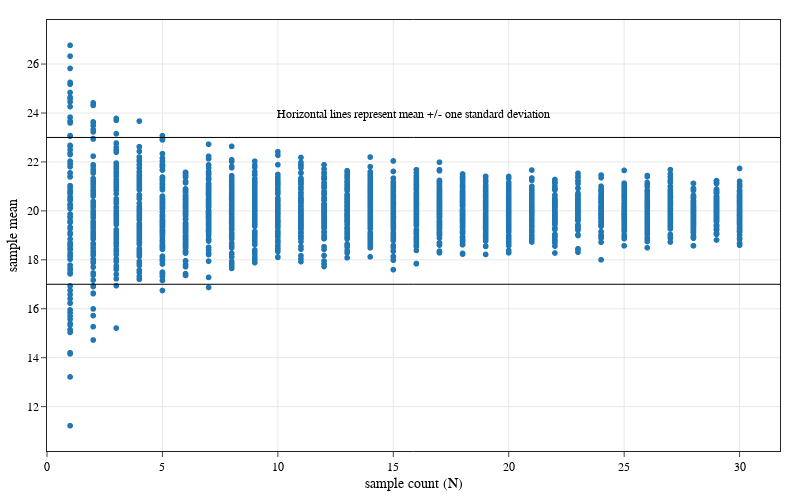

Notebook source saved alongside this figure:
### Code cell
import os
import numpy as np
import pandas as pd


import plotly


import plotly.express as px


import plotly.io as pio


from utilities.plotting_template import local_theme

pio.templates.default = local_theme


# Define population statistics


population_mean = 20


population_std = 3


# Number of samples to take for round of events


observation_count_range = np.arange(1, 31)


# Number of observations to take for each sampling event


sampling_events = 100


# Perform the sampling events


records = []


for sample_count in observation_count_range:
    for event in np.arange(sampling_events):
        # the sample consists of random variables drawn normally distributed data

        # (as defined with the population statistics above)

        sample = np.random.normal(
            loc=population_mean, scale=population_std, size=sample_count
        )

        sample_mean = np.mean(sample)

        records.append({"count": sample_count, "event": event, "mean": sample_mean})


# Create the dataframe (table) for the calculated values


df = pd.DataFrame(records)


# Plot the data to show how variation in sample mean changes with the sample count


fig = px.scatter(df, x="count", y="mean").update_layout(
    height=500,
    width=800,
    xaxis=dict(title="sample count (N)", rangemode="tozero"),
    yaxis=dict(title="sample mean"),
    margin=dict(t=20, b=20, l=20, r=20),
)


# Add the horizontal lines and labels


fig.add_hline(
    y=population_mean + population_std,
).add_hline(
    y=population_mean - population_std,
).add_annotation(
    text="Horizontal lines represent mean +/- one standard deviation",
    xref="paper",
    x=0.5,
    yref="paper",
    y=0.8,
    showarrow=False,
)


fig.show()

fig.write_image("small-numbers.svg")

### Figure 1 — Plotly figure (JSON) as saved in the notebook; plotly's stock layout.template omitted (floating-point values rounded to 4 significant figures; data arrays with more than 128 entries replaced by an {"elided": "..."} marker saying what was removed)
{"data": [{"hovertemplate": "count=%{x}<br>mean=%{y}<extra></extra>", "legendgroup": "", "marker": {"color": "#1F77B4", "symbol": "circle"}, "mode": "markers", "name": "", "showlegend": false, "type": "scattergl", "x": {"elided": "3000 int values"}, "xaxis": "x", "y": {"elided": "3000 float values"}, "yaxis": "y"}], "layout": {"annotations": [{"showarrow": false, "text": "Horizontal lines represent mean +/- one standard deviation", "x": 0.5, "xref": "paper", "y": 0.8, "yref": "paper"}], "height": 500, "legend": {"tracegroupgap": 0}, "margin": {"b": 20, "l": 20, "r": 20, "t": 20}, "shapes": [{"type": "line", "x0": 0, "x1": 1, "xref": "x domain", "y0": 23, "y1": 23, "yref": "y"}, {"type": "line", "x0": 0, "x1": 1, "xref": "x domain", "y0": 17, "y1": 17, "yref": "y"}], "width": 800, "xaxis": {"anchor": "y", "domain": [0, 1], "rangemode": "tozero", "title": {"text": "sample count (N)"}}, "yaxis": {"anchor": "x", "domain": [0, 1], "title": {"text": "sample mean"}}}}
